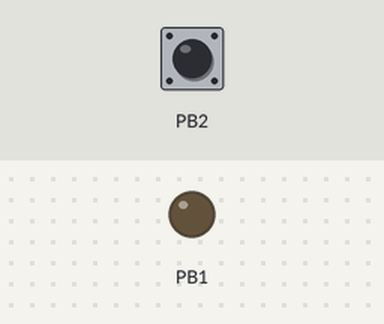
A sketch run on a simulated ATtiny85, built with avr-gcc and run on an emulated ATtiny85. Shown: output pins drawn as LEDs (lit = HIGH). Inputs (shaded band) come from the test bench; at power-on: PB2 HIGH.

Above: at 0.1 s.
At 12.7 s:
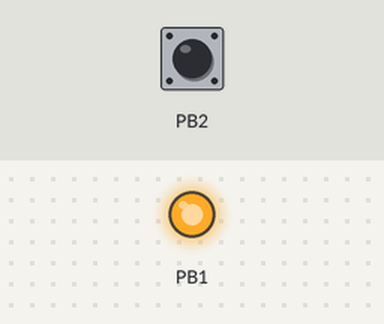
Timing chart, 0 to 14.2 s (numbered marks = the images above):
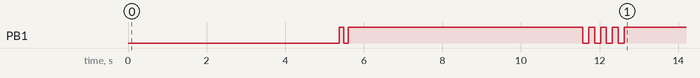

The sketch:

wifi-profiles.ino
```cpp
// recon/wifi-profiles - Tier 2
//
// SSIDs this machine has joined. Useful for site survey and physical context.
//
// Deliberate scope limit: this lists PROFILE NAMES only.
// netsh wlan show profile name=X key=clear would extract the actual PSK,
// and that is credential theft, not reconnaissance. It is not implemented
// here on purpose. Add it only if your rules of engagement say so.
//
// Read-only, no persistence, nothing left behind except the text file named in
// R_OUT. Output lands in C:\Users\Public\ds-recon\ on the target.

#include <duck.h>

// PROGMEM: this string must live in flash, not SRAM. The ATtiny85 has 512
// bytes of RAM and this script is far larger than that.
static const char S[] PROGMEM =
    R_MKDIR
    "'=== SAVED PROFILES ==='"
    "netsh wlan show profiles 2>&1|Out-String -Width 200"
    "'=== CONNECTED ==='"
    "netsh wlan show interfaces 2>&1|Out-String -Width 200"
    R_OUT("wifi-profiles.txt")
    R_SHOW("wifi-profiles.txt");

void setup() {
  duckBegin();
  ledPulse(2, 120, 120);
  recon(S);
  ledPulse(4, 150, 150);
}

void loop() {}
```
